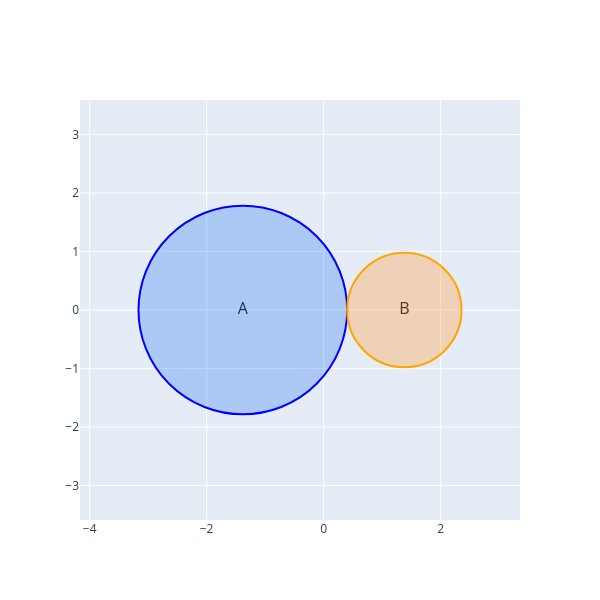

The notebook cell saved with this chart:
### Markdown cell above
## No overlap

### Code cell
fig = plot_venn2(area_a=10, area_b=3, area_ab=0)
fig.show()

### Figure 1 — Plotly figure (JSON) as saved in the notebook; plotly's stock layout.template omitted (floating-point values rounded to 4 significant figures)
{"data": [{"mode": "text", "text": ["A", "B"], "textfont": {"color": "black", "size": 16}, "type": "scatter", "x": [-1.381, 1.381], "y": [0, 0]}], "layout": {"height": 600, "shapes": [{"fillcolor": "rgba(66,135,245,0.35)", "line": {"color": "blue"}, "type": "circle", "x0": -3.165, "x1": 0.4035, "xref": "x", "y0": -1.784, "y1": 1.784, "yref": "y"}, {"fillcolor": "rgba(255,159,64,0.35)", "line": {"color": "orange"}, "type": "circle", "x0": 0.4035, "x1": 2.358, "xref": "x", "y0": -0.9772, "y1": 0.9772, "yref": "y"}], "showlegend": false, "width": 600, "xaxis": {"range": [-4.165, 3.358], "scaleanchor": "y", "scaleratio": 1, "zeroline": false}, "yaxis": {"range": [-2.784, 2.784], "zeroline": false}}}
